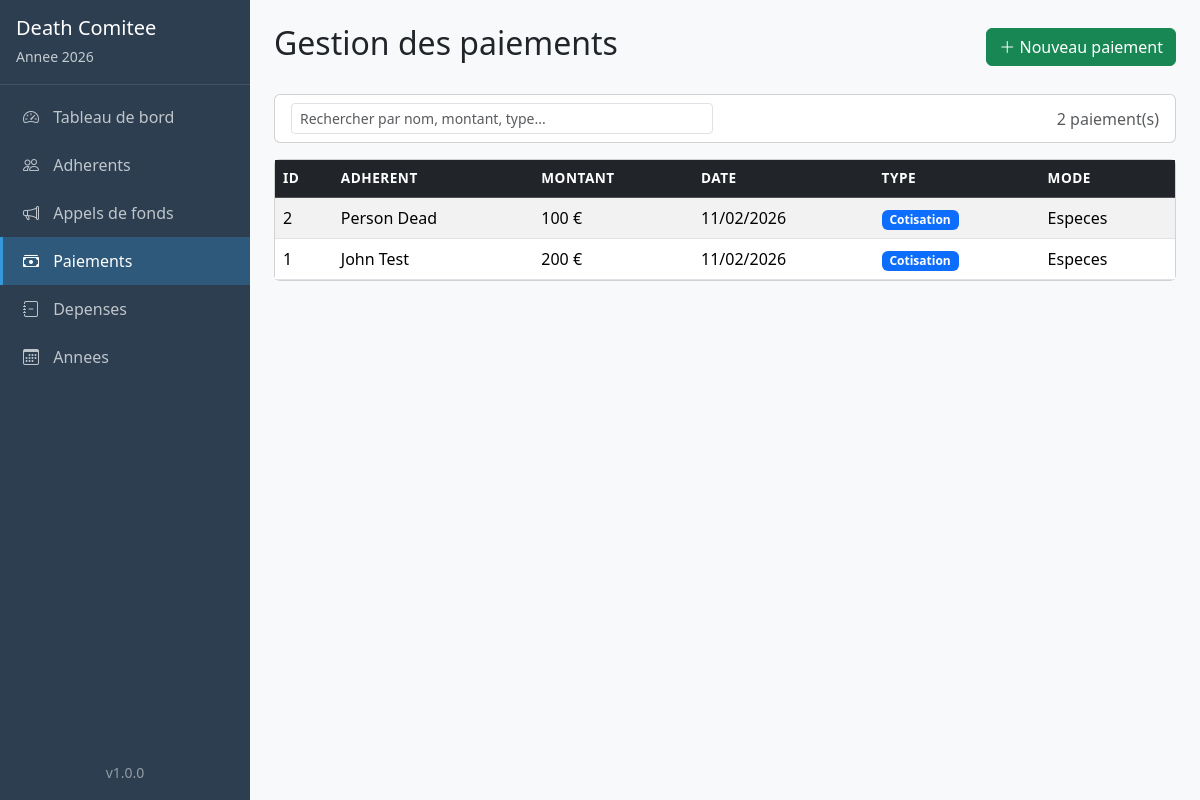
The page /paiements/ on the database its author committed.
### tables this page shows
CREATE TABLE annees (
    id INTEGER PRIMARY KEY AUTOINCREMENT,
    annee INTEGER UNIQUE NOT NULL,
    active INTEGER DEFAULT 0,
    created_at TIMESTAMP DEFAULT CURRENT_TIMESTAMP,
    updated_at TIMESTAMP DEFAULT CURRENT_TIMESTAMP
);

CREATE TABLE contributions (
    id INTEGER PRIMARY KEY AUTOINCREMENT,
    adherent_id INTEGER NOT NULL,
    cotisation_id INTEGER,
    montant REAL NOT NULL,
    date_paiement DATE NOT NULL,
    mode_paiement TEXT,
    reference_paiement TEXT,
    admin_id INTEGER CHECK(admin_id BETWEEN 1 AND 5),
    type_paiement TEXT DEFAULT 'cotisation' CHECK(type_paiement IN ('cotisation', 'frais_entree')),
    notes TEXT,
    created_at TIMESTAMP DEFAULT CURRENT_TIMESTAMP,
    updated_at TIMESTAMP DEFAULT CURRENT_TIMESTAMP,
    FOREIGN KEY (adherent_id) REFERENCES adherents(id) ON DELETE CASCADE,
    FOREIGN KEY (cotisation_id) REFERENCES cotisations(id) ON DELETE SET NULL
);

CREATE TABLE adherents (
    id INTEGER PRIMARY KEY AUTOINCREMENT,
    nom TEXT NOT NULL,
    prenom TEXT NOT NULL,
    telephone TEXT,
    email TEXT,
    adresse TEXT,
    date_entree DATE DEFAULT (date('now')),
    date_sortie DATE,
    actif INTEGER DEFAULT 1,
    frais_entree REAL DEFAULT 0,
    frais_entree_paye INTEGER DEFAULT 1,
    notes TEXT,
    created_at TIMESTAMP DEFAULT CURRENT_TIMESTAMP,
    updated_at TIMESTAMP DEFAULT CURRENT_TIMESTAMP
);

### web/blueprints/contributions.py (the view)
@contributions_bp.route('/')
def index():
    contributions = ContributionService.get_dernieres_contributions(100)
    return render_template('contributions/index.html',
                           contributions=contributions)

### database/db_manager.py (called while the page is built)
    def __new__(cls, db_path=None):
        if cls._instance is None:
            cls._instance = super(DatabaseManager, cls).__new__(cls)
        return cls._instance

    def get_connection(self):
        if not self._connection:
            raise Exception("Base de données non initialisée")
        return self._connection

    def execute_query(self, query, params=None):
        conn = self.get_connection()
        cursor = conn.cursor()
        try:
            if params:
                cursor.execute(query, params)
            else:
                cursor.execute(query)
            conn.commit()
            return cursor
        except sqlite3.Error as e:
            conn.rollback()
            raise Exception(f"Erreur SQL: {str(e)}")

    def fetch_one(self, query, params=None):
        cursor = self.execute_query(query, params)
        return cursor.fetchone()

    def fetch_all(self, query, params=None):
        cursor = self.execute_query(query, params)
        return cursor.fetchall()

### models/annee.py (called while the page is built)
    @staticmethod
    def get_active():
        db = DatabaseManager()
        row = db.fetch_one("SELECT * FROM annees WHERE active = 1")
        if row:
            return Annee._from_row(row)
        return None

    @staticmethod
    def _from_row(row):
        return Annee(
            id=row['id'],
            annee=row['annee'],
            active=row['active'],
            created_at=row['created_at'],
            updated_at=row['updated_at']
        )

### models/contribution.py (called while the page is built)
    @staticmethod
    def _from_row(row):
        c = Contribution(
            id=row['id'],
            adherent_id=row['adherent_id'],
            cotisation_id=row['cotisation_id'],
            montant=row['montant'],
            date_paiement=row['date_paiement'],
            mode_paiement=row['mode_paiement'],
            reference_paiement=row['reference_paiement'],
            admin_id=row['admin_id'],
            type_paiement=row['type_paiement'],
            notes=row['notes'],
            created_at=row['created_at'],
            updated_at=row['updated_at']
        )
        for field in ['nom', 'prenom']:
            try:
                setattr(c, field, row[field])
            except (IndexError, KeyError):
                pass
        return c

### web/templates/contributions/index.html (shortened to what this page needs)
{% extends 'base.html' %}
{% block content %}
<div class="d-flex justify-content-between align-items-center mb-4">
    <h2>Gestion des paiements</h2>
    <button class="btn btn-success" onclick="loadModal('{{ url_for('contributions.form_nouveau') }}')">
        <i class="bi bi-plus-lg"></i> Nouveau paiement
    </button>
</div>
<div class="card mb-3">
    <div class="card-body py-2">
        <div class="row align-items-center">
            <div class="col-md-6">
                <input type="text" id="tableSearch" class="form-control form-control-sm"
                       placeholder="Rechercher par nom, montant, type...">
            </div>
            <div class="col-md-6 text-end">
                <span class="text-muted"><span id="rowCount">{{ contributions|length }}</span> paiement(s)</span>
            </div>
        </div>
    </div>
</div>
<div class="card">
    <div class="table-responsive">
        <table class="table table-hover table-striped mb-0" id="dataTable">
            <thead class="table-dark">
                <tr>
                    <th>ID</th>
                    <th>Adherent</th>
                    <th>Montant</th>
                    <th>Date</th>
                    <th>Type</th>
                    <th>Mode</th>
                </tr>
            </thead>
            <tbody>
            {% for c in contributions %}
                <tr class="clickable-row" data-detail-url="{{ url_for('contributions.detail', id=c.id) }}">
                    <td>{{ c.id }}</td>
                    <td>{{ c.prenom if c.prenom is defined else '' }} {{ c.nom if c.nom is defined else '' }}</td>
                    <td>{{ c.montant|format_montant }}</td>
                    <td>{{ c.date_paiement|format_date }}</td>
                    <td>
                        {% if c.type_paiement == 'frais_entree' %}
                            <span class="badge bg-info">Frais entree</span>
                        {% else %}
                            <span class="badge bg-primary">Cotisation</span>
                        {% endif %}
                    </td>
                    <td>{{ c.mode_paiement or '-' }}</td>
                </tr>
            {% else %}
                <tr><td colspan="6" class="text-muted text-center py-3">Aucun paiement enregistre</td></tr>
            {% endfor %}
            </tbody>
        </table>
    </div>
</div>
{% endblock %}

### web/templates/base.html (shortened to what this page needs)
<!DOCTYPE html>
<html lang="fr">
<head>
    <link href="https://cdn.jsdelivr.net/npm/bootstrap@5.3.3/dist/css/bootstrap.min.css" rel="stylesheet">
    <link href="https://cdn.jsdelivr.net/npm/bootstrap-icons@1.11.3/font/bootstrap-icons.min.css" rel="stylesheet">
    <link href="{{ url_for('static', filename='css/style.css') }}" rel="stylesheet">
</head>
<body>
    <div class="d-flex">
        {% include 'components/sidebar.html' %}
        <main class="main-content flex-grow-1 p-4">
            {% block content %}{% endblock %}
        </main>
    </div>
</body>
</html>

### web/templates/components/sidebar.html
<nav class="sidebar d-flex flex-column">
    <div class="sidebar-header p-3 mb-2">
        <h5 class="text-white mb-1">{{ APP_NAME }}</h5>
        <small class="text-light opacity-75">
            {% if annee_active %}
                Annee {{ annee_active.annee }}
            {% else %}
                Aucune annee active
            {% endif %}
        </small>
    </div>
    <ul class="nav flex-column flex-grow-1">
        <li class="nav-item">
            <a class="nav-link {% if active_section == 'dashboard' %}active{% endif %}"
               href="{{ url_for('dashboard.index') }}">
                <i class="bi bi-speedometer2"></i> Tableau de bord
            </a>
        </li>
        <li class="nav-item">
            <a class="nav-link {% if active_section == 'adherents' %}active{% endif %}"
               href="{{ url_for('adherents.index') }}">
                <i class="bi bi-people"></i> Adherents
            </a>
        </li>
        <li class="nav-item">
            <a class="nav-link {% if active_section == 'appels' %}active{% endif %}"
               href="{{ url_for('appels.index') }}">
                <i class="bi bi-megaphone"></i> Appels de fonds
            </a>
        </li>
        <li class="nav-item">
            <a class="nav-link {% if active_section == 'paiements' %}active{% endif %}"
               href="{{ url_for('contributions.index') }}">
                <i class="bi bi-cash-stack"></i> Paiements
            </a>
        </li>
        <li class="nav-item">
            <a class="nav-link {% if active_section == 'depenses' %}active{% endif %}"
               href="{{ url_for('depenses.index') }}">
                <i class="bi bi-journal-minus"></i> Depenses
            </a>
        </li>
        <li class="nav-item">
            <a class="nav-link {% if active_section == 'annees' %}active{% endif %}"
               href="{{ url_for('annees.index') }}">
                <i class="bi bi-calendar3"></i> Annees
            </a>
        </li>
    </ul>
    <div class="p-3 text-center">
        <small class="text-light opacity-50">v{{ APP_VERSION }}</small>
    </div>
</nav>

### web/static/css/style.css (style rules this page uses)
.sidebar { background-color: #2C3E50; width: 250px; min-height: 100vh; position: fixed; top: 0; left: 0; z-index: 100; }
.sidebar-header { border-bottom: 1px solid rgba(255, 255, 255, 0.1); }
.sidebar .nav-link { color: rgba(255, 255, 255, 0.7); padding: 12px 20px; border-left: 3px solid transparent; transition: all 0.2s; }
.sidebar .nav-link.active { color: #fff; background-color: rgba(52, 152, 219, 0.3); border-left-color: #3498DB; }
.sidebar .nav-link i { margin-right: 10px; width: 20px; text-align: center; }
.main-content { margin-left: 250px; min-height: 100vh; background-color: #f8f9fa; }
.clickable-row { cursor: pointer; transition: background-color 0.15s; }
.table thead th { font-weight: 600; font-size: 0.85rem; text-transform: uppercase; letter-spacing: 0.5px; }

### rows shown on the page
annees: annee "2026"
contributions: id "2", prenom "Person", nom "Dead", montant "100 €", date_paiement "11/02/2026", type_paiement "Cotisation", mode_paiement "Especes"
contributions: id "1", prenom "John", nom "Test", montant "200 €", date_paiement "11/02/2026", type_paiement "Cotisation", mode_paiement "Especes"

### other values the page prints
{{ APP_NAME }} "Death Comitee"
{{ APP_VERSION }} "1.0.0"
{{ contributions|length }} "2"
